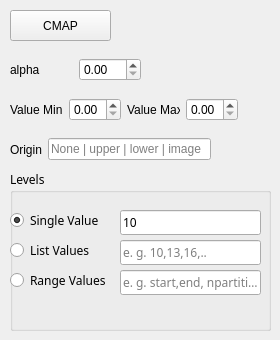
      <widget class="QWidget" name="tab_10">
       <attribute name="title">
        <string>Countours Properties</string>
       </attribute>
       <widget class="QToolButton" name="CMAP_contourtoolButton">
        <property name="geometry">
         <rect>
          <x>10</x>
          <y>10</y>
          <width>101</width>
          <height>31</height>
         </rect>
        </property>
        <property name="text">
         <string>CMAP</string>
        </property>
       </widget>
       <widget class="QGroupBox" name="LevelgroupBox">
        <property name="geometry">
         <rect>
          <x>10</x>
          <y>170</y>
          <width>261</width>
          <height>161</height>
         </rect>
        </property>
        <property name="font">
         <font>
          <family>Abyssinica SIL</family>
          <pointsize>9</pointsize>
          <strikeout>false</strikeout>
         </font>
        </property>
        <property name="title">
         <string>Levels</string>
        </property>
        <widget class="QRadioButton" name="l1_radioButton">
         <property name="geometry">
          <rect>
           <x>0</x>
           <y>40</y>
           <width>101</width>
           <height>21</height>
          </rect>
         </property>
         <property name="text">
          <string>Single Value</string>
         </property>
         <property name="checked">
          <bool>true</bool>
         </property>
        </widget>
        <widget class="QRadioButton" name="l2_radioButton_2">
         <property name="geometry">
          <rect>
           <x>0</x>
           <y>70</y>
           <width>105</width>
           <height>21</height>
          </rect>
         </property>
         <property name="text">
          <string>List Values</string>
         </property>
        </widget>
        <widget class="QRadioButton" name="l3_radioButton_3">
         <property name="geometry">
          <rect>
           <x>0</x>
           <y>100</y>
           <width>105</width>
           <height>21</height>
          </rect>
         </property>
         <property name="text">
          <string>Range Values</string>
         </property>
        </widget>
        <widget class="QLineEdit" name="sc_lineEdit_7">
         <property name="geometry">
          <rect>
           <x>110</x>
           <y>40</y>
           <width>141</width>
           <height>25</height>
          </rect>
         </property>
         <property name="text">
          <string>10</string>
         </property>
         <property name="placeholderText">
          <string/>
         </property>
        </widget>
        <widget class="QLineEdit" name="lineEdit_8">
         <property name="geometry">
          <rect>
           <x>110</x>
           <y>70</y>
           <width>141</width>
           <height>25</height>
          </rect>
         </property>
         <property name="placeholderText">
          <string>e. g. 10,13,16,..</string>
         </property>
        </widget>
        <widget class="QLineEdit" name="lineEdit_9">
         <property name="geometry">
          <rect>
           <x>110</x>
           <y>100</y>
           <width>141</width>
           <height>25</height>
          </rect>
         </property>
         <property name="placeholderText">
          <string>e. g. start,end, npartitions</string>
         </property>
        </widget>
       </widget>
       <widget class="QWidget" name="layoutWidget">
        <property name="geometry">
         <rect>
          <x>10</x>
          <y>50</y>
          <width>131</width>
          <height>39</height>
         </rect>
        </property>
        <layout class="QHBoxLayout" name="horizontalLayout_5">
         <item>
          <widget class="QLabel" name="label_7">
           <property name="font">
            <font>
             <pointsize>9</pointsize>
            </font>
           </property>
           <property name="text">
            <string>alpha</string>
           </property>
          </widget>
         </item>
         <item>
          <widget class="QDoubleSpinBox" name="doubleSpinBox"/>
         </item>
        </layout>
       </widget>
       <widget class="QWidget" name="layoutWidget">
        <property name="geometry">
         <rect>
          <x>10</x>
          <y>90</y>
          <width>228</width>
          <height>39</height>
         </rect>
        </property>
        <layout class="QHBoxLayout" name="horizontalLayout_6">
         <item>
          <widget class="QLabel" name="vaminlabel_8">
           <property name="text">
            <string>Value Min</string>
           </property>
          </widget>
         </item>
         <item>
          <widget class="QDoubleSpinBox" name="vamindoubleSpinBox_2"/>
         </item>
         <item>
          <widget class="QLabel" name="vamaxlabel_8">
           <property name="text">
            <string>Value Max</string>
           </property>
          </widget>
         </item>
         <item>
          <widget class="QDoubleSpinBox" name="doubleSpinBox_2"/>
         </item>
        </layout>
       </widget>
       <widget class="QWidget" name="layoutWidget">
        <property name="geometry">
         <rect>
          <x>10</x>
          <y>130</y>
          <width>201</width>
          <height>39</height>
         </rect>
        </property>
        <layout class="QHBoxLayout" name="horizontalLayout_7">
         <item>
          <widget class="QLabel" name="originlabel_8">
           <property name="text">
            <string>Origin</string>
           </property>
          </widget>
         </item>
         <item>
          <widget class="QLineEdit" name="lineEdit_6">
           <property name="inputMask">
            <string/>
           </property>
           <property name="text">
            <string/>
           </property>
           <property name="dragEnabled">
            <bool>false</bool>
           </property>
           <property name="placeholderText">
            <string>None | upper | lower | image</string>
           </property>
          </widget>
         </item>
        </layout>
       </widget>
      </widget>
